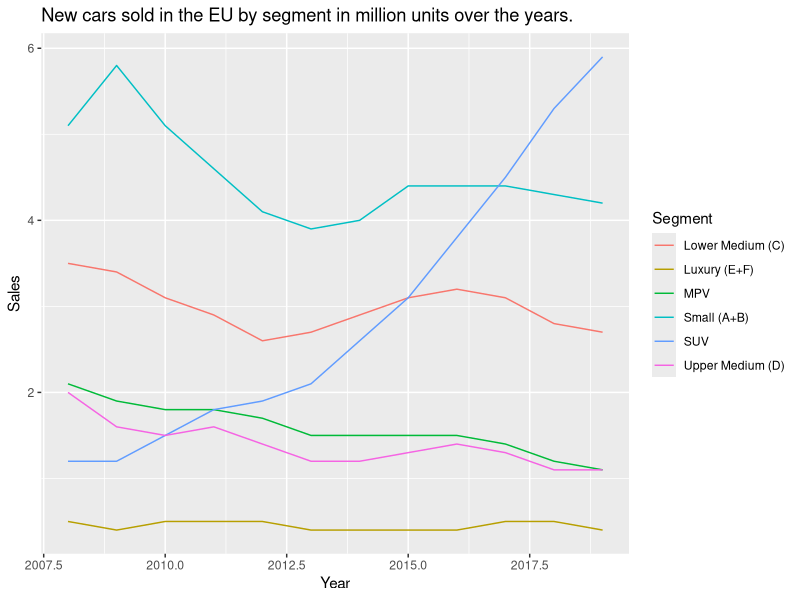
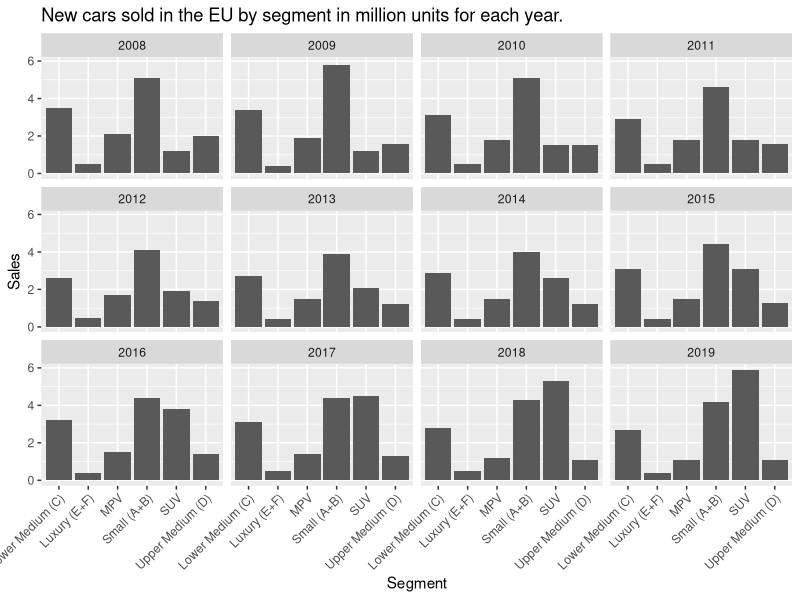

Write the R code that produced these figures, in order.
## ---- chunk 1
knitr::opts_chunk$set(echo = TRUE)
## ---- chunk 2
library(readxl)
library(tidyr)
library(dplyr)
library(ggplot2)
VPS <- read_xlsx("New cars sold in the EU by segment in million units.xlsx")
## ---- chunk 3
VPS <- VPS %>% gather('2008':'2019', key=  "Year", value="Sales")

## ---- chunk 4
VPS$Year <- as.numeric(VPS$Year)
VPS$Sales <- as.double(VPS$Sales)
VPS %>% ggplot(aes(x=Year, y=Sales)) + geom_line(aes(color = Segment)) + labs(title = "New cars sold in the EU by segment in million units over the years.") #x-as moet gaan van 2008-2019
## ---- chunk 5
VPS %>% ggplot(aes(x = Segment, y = Sales)) + geom_col() + facet_wrap(Year~.) + labs(title = "New cars sold in the EU by segment in million units for each year.") + theme(axis.text.x = element_text(angle = 45, hjust = 1)) 
